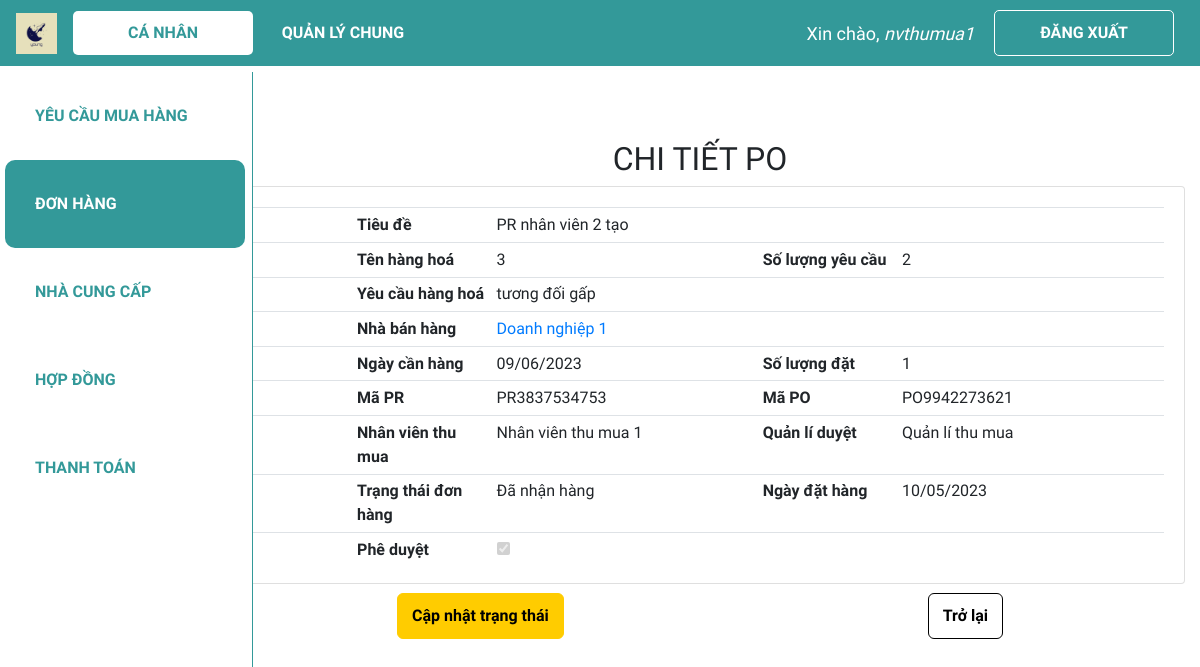
Screenshot of /ca_nhan/xem_po/PO9942273621 (signed in) with the database file from the repository.
### web_core/models.py (models this page shows, shortened)
class PO(models.Model):
    danh_muc_trang_thai = (
        ('Chờ phê duyệt', 'Chờ phê duyệt'),
        ('Đang thực hiện', 'Đang thực hiện'),
        ('Đã nhận hàng', 'Đã nhận hàng'),
        ('Đã hoàn thành', 'Đã hoàn thành'),
    )
    ma_PO = ShortUUIDField(
        verbose_name='Mã PO',
        length=10,
        max_length=12,
        prefix="PO",
        alphabet="0123456789",
        primary_key=True
    )
    ma_PR = models.ForeignKey(PR, on_delete = models.CASCADE, verbose_name = 'Mã PR', blank = True, null = True)
    ma_hang_hoa = models.ForeignKey(HANGHOA, on_delete = models.CASCADE, verbose_name = 'Mã hàng hoá', blank = True, null = True)
    so_luong = models.IntegerField('Số lượng', validators = [MinValueValidator(0)], default = 0)
    ma_hop_dong = models.ForeignKey(HOPDONG, on_delete = models.SET_NULL, verbose_name = 'Mã hợp đồng', blank = True, null = True)
    ma_nhan_vien_tao = models.ForeignKey(NHANVIEN, on_delete=models.SET_NULL, verbose_name = 'Mã nhân viên tạo', related_name = 'nv_tao_PO', null=True)
    ma_ncc = models.ForeignKey(NCC, on_delete = models.SET_NULL, verbose_name = 'Mã nhà cung cấp', blank = True, null = True)
    ngay_tao = models.DateTimeField('Ngày tạo', default = datetime.now)
    ngay_cap_nhat = models.DateTimeField('Ngày cập nhật', default = datetime.now)
    ngay_du_kien_nhan = models.DateTimeField('Ngày dự kiến nhận', blank = True, null = True)
    so_tien_thanh_toan = models.PositiveBigIntegerField('Số tiền thanh toán', validators=[MinValueValidator(0)], default = 0)
    trang_thai = models.CharField('Trạng thái PO', max_length = 100, choices=danh_muc_trang_thai, default='Chờ phê duyệt', blank = True, null = True)
    ma_quan_ly_duyet = models.ForeignKey(NHANVIEN, on_delete = models.SET_NULL, verbose_name = 'Mã quản lý duyệt', related_name = 'quan_ly', blank = True, null = True)

class PR(models.Model):
    danh_muc_trang_thai = (
        ('Chờ phân công', 'Chờ phân công'),
        ('Đang thực hiện', 'Đang thực hiện'),
        ('Đã hoàn thành', 'Đã hoàn thành'),
    )
    ma_PR = ShortUUIDField(
        verbose_name='Mã PR',
        length=10,
        max_length=12,
        prefix="PR",
        alphabet="0123456789",
        primary_key=True
    )
    ma_nhan_vien_tao = models.ForeignKey(NHANVIEN, on_delete = models.CASCADE, verbose_name = 'Mã nhân viên tạo', related_name = 'nv_tao_PR', blank = True, null = True)
    ma_nhan_vien_phu_trach = models.ForeignKey(NHANVIEN, on_delete = models.SET_NULL, verbose_name = 'Mã nhân viên phụ trách',  related_name = 'nv_phutrach_PR', blank = True, null = True)
    ngay_tao = models.DateTimeField('Ngày tạo', default = datetime.now)
    ngay_cap_nhat = models.DateField('Ngày cập nhật', default = datetime.now)
    ten_PR = models.CharField('Tên PR', max_length = 300)
    trang_thai = models.CharField('Trạng thái PR', max_length = 100, choices=danh_muc_trang_thai, default='Chờ phân công', null=True)

class PR_HH(models.Model):
    danh_muc_trang_thai = (
        ('Chờ phân công', 'Chờ phân công'),
        ('Đang thực hiện', 'Đang thực hiện'),
        ('Đã hoàn thành', 'Đã hoàn thành'),
    )
    ma_PR = models.ForeignKey(PR, on_delete = models.CASCADE, verbose_name = 'Mã PR', blank = True, null = True)
    ma_hang_hoa = models.ForeignKey(HANGHOA, on_delete=models.SET_NULL, verbose_name = 'Mã hàng hoá', null = True)
    so_luong = models.IntegerField('Số lượng', validators = [MinValueValidator(0)], default = 0)
    ngay_can_hang = models.DateField('Ngày cần hàng', editable = True, blank = True, null = True)
    ngay_cap_nhat = models.DateField('Ngày cập nhật', default = datetime.now)
    yeu_cau = models.CharField('Yêu cầu', max_length = 300, blank = True, null = True)
    trang_thai = models.CharField('Trạng thái PR', max_length = 100, choices=danh_muc_trang_thai, default='Chờ phân công', null=True)

class HANGHOA(models.Model):
    ma_HH = ShortUUIDField(
        verbose_name='Mã hàng hoá',
        length=10,
        max_length=12,
        prefix="HH",
        alphabet="0123456789",
        primary_key=True
    )
    ten_hang_hoa = models.CharField('Tên hàng hoá', max_length = 100, null=True)
    so_luong_ton = models.IntegerField('Số lượng tồn', validators = [MinValueValidator(0)], default = 0)

class NCC(models.Model):
    ma_NCC = ShortUUIDField(
        verbose_name='Mã nhà cung cấp',
        length=10,
        max_length=12,
        prefix="NC",
        alphabet="0123456789",
        primary_key=True
    )
    ma_nhan_vien_tao = models.ForeignKey(NHANVIEN, on_delete = models.SET_NULL, verbose_name = 'Mã nhân viên tạo', blank = True, null = True)
    ma_so_thue = models.CharField('Mã số thuế', max_length = 20, null=True)
    ma_hang_hoa = models.ManyToManyField(HANGHOA, verbose_name = 'Mã hàng hoá', blank = True)
    ten_doanh_nghiep = models.CharField('Tên doanh nghiệp', max_length = 100, null=True)
    dia_chi = models.CharField('Địa chỉ', max_length = 300, null=True)
    nguoi_lien_he = models.CharField('Người liên hệ', max_length = 100, blank=True, null=True)
    sdt = models.CharField('Số điện thoại', max_length = 20, null=True)
    email = models.EmailField('Email', max_length = 100, blank=True, null=True)
    stk = models.CharField('Thông tin chuyển khoản', max_length = 100, blank=True, null=True)
    giay_phep = models.CharField('Giấy phép', max_length = 100, blank=True, null=True)
    nang_luc_hang_hoa = models.CharField('Năng lực hàng hoá', max_length = 100, blank=True, null=True)
    ngay_cap_nhat = models.DateTimeField('Ngày cập nhật', default=datetime.now)
    cong_no = models.CharField('Công nợ', max_length = 500, blank=True, null=True)
    file_bao_gia =  models.CharField('File báo giá', max_length=500, blank=True, null=True)

class NHANVIEN(models.Model):
    danh_muc_phong_ban = (
        ('Thu mua', 'Thu mua'),
        ('Kho', 'Kho'),
        ('Kế toán', 'Kế toán'),
        ('Khác', 'Khác')
    )
    danh_muc_chuc_vu = (
        ('Quản lí', 'Quản lí'),
        ('Nhân viên', 'Nhân viên'),
    )
    user = models.OneToOneField(User, null=True, blank=True, on_delete=models.CASCADE)
    ma_NV = ShortUUIDField(
        verbose_name='Mã nhân viên',
        length=10,
        max_length=12,
        prefix="NV",
        alphabet="0123456789",
        primary_key=True
    )
    ho_ten = models.CharField('Họ tên', max_length = 100, null=True)
    phong_ban = models.CharField('Phòng ban', max_length = 50, choices=danh_muc_phong_ban, null=True)
    chuc_vu = models.CharField('Chức vụ', max_length = 50, choices=danh_muc_chuc_vu, null=True)

### web_core/decorators.py (the view)
    def wrapper_function(request, *args, **kwargs):
        group = None
        if request.user.groups.exists():
            group = request.user.groups.all()[0].name
        if group == 'quanly':
            return redirect('quanli_dspr')
        else:
            print(group)
            return view_func(request, *args, **kwargs)

### web_core/templatetags/index.py (called while the page is built)
@register.filter
def first_group_name(user):
    groups = user.groups.all()
    if groups:
        return groups[0].name
    return ''

### web_core/views.py (called while the page is built)
def update_all_po_status():
    dspo = PO.objects.all().order_by('-ngay_tao')
    for po in dspo:
        if po.ma_quan_ly_duyet and po.trang_thai == 'Chờ phê duyệt':
            po.trang_thai='Đang thực hiện'
        elif not po.ma_quan_ly_duyet and po.trang_thai != 'Chờ phê duyệt':
            po.trang_thai='Chờ phê duyệt'
        po.save()

@non_admin_only
@login_required(login_url='login')
def view_po_canhan(request, ma_PO):
    update_all_po_status()
    if ma_PO is None:
        return redirect('/dspo_canhan')
    po = PO.objects.get(ma_PO=ma_PO)
    pr_hh = PR_HH.objects.get(ma_PR = po.ma_PR.ma_PR, ma_hang_hoa = po.ma_hang_hoa.ma_HH)
    context = {'po':po, 'pr_hh':pr_hh}
    return render(request,'web_core/view_po_canhan.html', context)

### web_core/templates/web_core/view_po_canhan.html (shortened to what this page needs)
{% extends 'web_core/main.html' %}
{% block content %}
<h2 class="table-title" style>CHI TIẾT PO</h2>
<div class="card card-body">
    <table class="table table-sm po-canhan">
        <tr>
            <th class="mid-content"></th>
            <th class="mid-content">Tiêu đề</th>
            <td class="large-content">{{po.ma_PR.ten_PR}}</td>
            <th class="small-content"></th>
            <th class="small-content"></th>
        </tr>
        <tr>
            <th class="mid-content"></th>
            <th class="mid-content">Tên hàng hoá</th>
            <td class="mid-content">{{pr_hh.ma_hang_hoa.ten_hang_hoa}}</td>
            <th class="mid-content">Số lượng yêu cầu</th>
            <td class="large-content">{{pr_hh.so_luong}}</td>
        </tr>
        <tr>
            <th class="mid-content"></th>
            <th class="mid-content">Yêu cầu hàng hoá</th>
            <td class="mid-content">{{pr_hh.yeu_cau}}</td>
            <th class="mid-content"></th>
            <th class="mid-content"></th>
        </tr>
        <tr>
            <th class="mid-content"></th>
            <th class="mid-content">Nhà bán hàng</th>
            <td class="mid-content"><a href="{% url 'quanli_xem_ncc' po.ma_ncc.ma_NCC %}">{{po.ma_ncc.ten_doanh_nghiep}}</a></td>
            <th class="mid-content"></th>
            <th class="mid-content"></th>
        </tr>
        <tr>
            <th class="mid-content"></th>
            <th class="mid-content">Ngày cần hàng</th>
            <td class="mid-content">{{pr_hh.ngay_can_hang|date:"d/m/Y"}}</td>
            <th class="mid-content">Số lượng đặt</th>
            <td class="mid-content">{{po.so_luong}}</td>
        </tr>
        <tr>
            <th class="mid-content"></th>
            <th class="mid-content">Mã PR</th>
            <td class="small-content">{{po.ma_PR.ma_PR}}</td>
            <th class="small-content">Mã PO</th>
            <td class="large-content">{{po.ma_PO}}</td>
        </tr>
        <tr>
            <th class="mid-content"></th>
            <th class="mid-content">Nhân viên thu mua</th>
            <td class="mid-content">{{po.ma_nhan_vien_tao.ho_ten}}</td>
            <th class="mid-content">Quản lí duyệt</th>
            <td class="mid-content">{{po.ma_quan_ly_duyet.ho_ten}}</td>
        </tr>
        <tr>
            <th class="mid-content"></th>
            <th class="mid-content">Trạng thái đơn hàng</th>
            <td class="small-content">
            {% load index %}
            {% if request.user|first_group_name == 'thumua' %}
                {% if po.trang_thai == 'Chờ phê duyệt' %}
                    <a  href="{% url 'canhan_sua_po' po.ma_PO %}">
                        {{po.trang_thai}}
                    </a>
                {% else %}
                    {{po.trang_thai}}
                {% endif %}
            {% endif %}
            </td>
            <th class="small-content">Ngày đặt hàng</th>
            <td class="large-content">{{po.ngay_tao|date:"d/m/Y"}}</td>
        </tr>
        <tr>
            <th class="mid-content"></th>
            <th class="mid-content">Phê duyệt</th>
            <td class="mid-content">
                <input type="checkbox" class="pheduyet-checkbox" id="inline" {% if po.ma_quan_ly_duyet %} checked="true" {% endif %} disabled="disabled">
            </td>
            <th class="mid-content"></th>
            <th class="mid-content"></th>
        </tr>
    </table>
</div>
<div class="form-btn">
    {% if request.user|first_group_name == 'thumua' and po.trang_thai != 'Chờ phê duyệt' and po.trang_thai != 'Đã hoàn thành'%}
        <a class="btn edit-btn" href="{% url 'canhan_capnhat_po' po.ma_PO %}">Cập nhật trạng thái</a>
    {% endif %}
    <a class='btn back-btn' href="{% url 'canhan_dspo' %}">Trở lại</a>
</div>
{% endblock %}

### web_core/templates/web_core/navbar.html (shortened to what this page needs)
{% load static %}
<nav class="navbar navbar-expand-lg my-navbar fixed-top">
    <a href="{% url 'home' %}">
        <img class="navbar-brand" alt="logo-brand" src="{% static 'images/favicon.png' %}" height="50"
            style="padding-bottom: 4px" />
    </a>
    <div class="collapse navbar-collapse" id="navbarNav">
        {% with request.resolver_match.url_name as url_name %}
        <div class="navbar-nav">
            {% load index %}
            {% if request.user|first_group_name != 'quanly' and request.user|first_group_name != 'ketoan' %}
                <a class="nav-item nav-link my-nav-item {% if 'canhan' in url_name %}my-nav-active{% endif %} nav-canhan"
                href="{% url 'canhan_dspr' %}">Cá nhân</a>
            {% endif %}
            <a class="nav-item nav-link my-nav-item {% if 'quanli' in url_name %}my-nav-active{% endif %} nav-quanly"
                href="{% url 'quanli_dspr' %}">Quản lý chung</a>
        </div>
        {% endwith %}
    </div>
    {% with request.resolver_match.url_name as url_name %}
    {% if request.user.is_authenticated %}
    <span class="hello-msg">Xin chào, <span> {{request.user}} </span></span>
    <a class="nav-item nav-link my-nav-item my-btn" href="{% url 'logout' %}">Đăng xuất</a>
    {% else %}
    <a class="nav-item nav-link my-nav-item my-btn {% if url_name == 'login' %}my-nav-active{% endif %}"
        href="{% url 'login' %}">Đăng nhập</a>
    {% endif %}
    {% endwith %}
</nav>

### web_core/static/css/main.css (style rules this page uses)
* { font-family: 'Baloo 2', cursive; }
html, body { margin: 0; padding: 0; height: 100%; overflow-x: hidden; }

### web_core/templates/web_core/navbar.html (style rules this page uses)
.my-navbar.fixed-top { position: fixed; color: #fff; background-color: #399; z-index: 10; }
.my-nav-item { color: #fff; font-weight: bold; padding: 9.6px 16px !important; text-transform: uppercase; border-radius: 5px; width: 180px; text-align: center; }
.my-nav-active, .my-nav-active:hover { color: #399; background-color: #fff; }
.my-btn { border: 1px solid #fff; margin-right: 10px; }
.hello-msg { font-size: 18px; color: #fff; margin-right: 20px; }
.hello-msg>span { font-style: italic; }

### web_core/templates/web_core/view_po_canhan.html (style rules this page uses)
.card-body { padding-bottom: 0px; }
.table-title { text-align: center; }
.table th, .table td { vertical-align: top; text-align: left; }
.small-content { width: 150px; }
.mid-content { width: 250px; }
.large-content { width: 450px; }
.btn.edit-btn { font-weight: bold; background-color: rgb(255, 204, 0); border-color: rgb(255, 204, 0); border-radius: 6px; border-width: 1px; color: black; padding: 10px 14px; margin: auto; right: 0; }
.btn.back-btn { font-weight: bold; background-color: white; border-color: black; border-radius: 6px; border-width: 1px; color: black; padding: 10px 14px; margin: auto; right: 0; }
.form-btn { padding-top: 1%; display: flex; justify-content: center; }

### rows the page displays
PO: ma_PR.ten_PR "PR nhân viên 2 tạo", ma_ncc.ten_doanh_nghiep "Doanh nghiệp 1", so_luong "1", ma_PR.ma_PR "PR3837534753", ma_PO "PO9942273621", ma_nhan_vien_tao.ho_ten "Nhân viên thu mua 1", ma_quan_ly_duyet.ho_ten "Quản lí thu mua", trang_thai "Đã nhận hàng", ngay_tao "10/05/2023", ma_quan_ly_duyet_id "☑"
PR_HH: ma_hang_hoa.ten_hang_hoa "3", so_luong "2", yeu_cau "tương đối gấp", ngay_can_hang "09/06/2023"

### other values shown
{{ request.user }} "nvthumua1"
